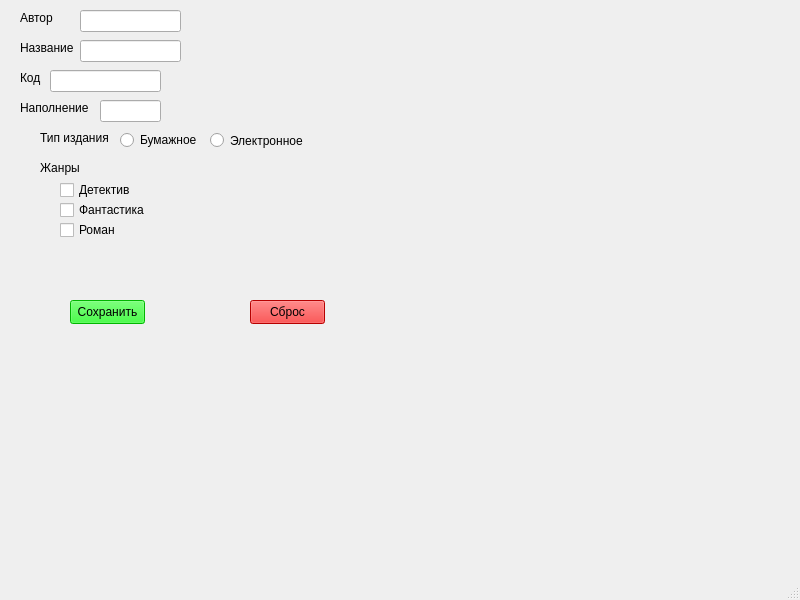
<?xml version="1.0" encoding="UTF-8"?>
<ui version="4.0">
 <class>MainWindow</class>
 <widget class="QMainWindow" name="MainWindow">
  <property name="geometry">
   <rect>
    <x>0</x>
    <y>0</y>
    <width>800</width>
    <height>600</height>
   </rect>
  </property>
  <property name="windowTitle">
   <string>MainWindow</string>
  </property>
  <widget class="QWidget" name="centralwidget">
   <widget class="QLineEdit" name="lineAuthor">
    <property name="geometry">
     <rect>
      <x>80</x>
      <y>10</y>
      <width>101</width>
      <height>22</height>
     </rect>
    </property>
    <property name="text">
     <string/>
    </property>
   </widget>
   <widget class="QLineEdit" name="lineTitle">
    <property name="geometry">
     <rect>
      <x>80</x>
      <y>40</y>
      <width>101</width>
      <height>22</height>
     </rect>
    </property>
    <property name="text">
     <string/>
    </property>
   </widget>
   <widget class="QLineEdit" name="lineCode">
    <property name="geometry">
     <rect>
      <x>50</x>
      <y>70</y>
      <width>111</width>
      <height>22</height>
     </rect>
    </property>
    <property name="text">
     <string/>
    </property>
   </widget>
   <widget class="QLineEdit" name="lineRatio">
    <property name="geometry">
     <rect>
      <x>100</x>
      <y>100</y>
      <width>61</width>
      <height>22</height>
     </rect>
    </property>
    <property name="text">
     <string/>
    </property>
   </widget>
   <widget class="QRadioButton" name="radioPaper">
    <property name="geometry">
     <rect>
      <x>120</x>
      <y>130</y>
      <width>89</width>
      <height>20</height>
     </rect>
    </property>
    <property name="text">
     <string>Бумажное</string>
    </property>
   </widget>
   <widget class="QRadioButton" name="radioElec">
    <property name="geometry">
     <rect>
      <x>210</x>
      <y>130</y>
      <width>101</width>
      <height>21</height>
     </rect>
    </property>
    <property name="text">
     <string>Электронное</string>
    </property>
   </widget>
   <widget class="QCheckBox" name="checkDet">
    <property name="geometry">
     <rect>
      <x>60</x>
      <y>180</y>
      <width>76</width>
      <height>20</height>
     </rect>
    </property>
    <property name="text">
     <string>Детектив</string>
    </property>
   </widget>
   <widget class="QCheckBox" name="checkFan">
    <property name="geometry">
     <rect>
      <x>60</x>
      <y>200</y>
      <width>101</width>
      <height>20</height>
     </rect>
    </property>
    <property name="text">
     <string>Фантастика</string>
    </property>
   </widget>
   <widget class="QCheckBox" name="checkRom">
    <property name="geometry">
     <rect>
      <x>60</x>
      <y>220</y>
      <width>76</width>
      <height>20</height>
     </rect>
    </property>
    <property name="text">
     <string>Роман</string>
    </property>
   </widget>
   <widget class="QPushButton" name="btnSave">
    <property name="geometry">
     <rect>
      <x>70</x>
      <y>300</y>
      <width>75</width>
      <height>24</height>
     </rect>
    </property>
    <property name="styleSheet">
     <string notr="true">background-color: rgb(0, 255, 0);</string>
    </property>
    <property name="text">
     <string>Сохранить</string>
    </property>
   </widget>
   <widget class="QPushButton" name="btnReset">
    <property name="geometry">
     <rect>
      <x>250</x>
      <y>300</y>
      <width>75</width>
      <height>24</height>
     </rect>
    </property>
    <property name="styleSheet">
     <string notr="true">background-color: rgb(255, 0, 0);</string>
    </property>
    <property name="text">
     <string>Сброс</string>
    </property>
   </widget>
   <widget class="QLabel" name="label">
    <property name="geometry">
     <rect>
      <x>40</x>
      <y>130</y>
      <width>81</width>
      <height>16</height>
     </rect>
    </property>
    <property name="text">
     <string>Тип издания</string>
    </property>
   </widget>
   <widget class="QLabel" name="label_2">
    <property name="geometry">
     <rect>
      <x>40</x>
      <y>160</y>
      <width>49</width>
      <height>16</height>
     </rect>
    </property>
    <property name="text">
     <string>Жанры</string>
    </property>
   </widget>
   <widget class="QLabel" name="label_3">
    <property name="geometry">
     <rect>
      <x>20</x>
      <y>10</y>
      <width>49</width>
      <height>16</height>
     </rect>
    </property>
    <property name="text">
     <string>Автор</string>
    </property>
   </widget>
   <widget class="QLabel" name="label_4">
    <property name="geometry">
     <rect>
      <x>20</x>
      <y>40</y>
      <width>61</width>
      <height>16</height>
     </rect>
    </property>
    <property name="text">
     <string>Название</string>
    </property>
   </widget>
   <widget class="QLabel" name="label_5">
    <property name="geometry">
     <rect>
      <x>20</x>
      <y>70</y>
      <width>49</width>
      <height>16</height>
     </rect>
    </property>
    <property name="text">
     <string>Код</string>
    </property>
   </widget>
   <widget class="QLabel" name="label_6">
    <property name="geometry">
     <rect>
      <x>20</x>
      <y>100</y>
      <width>81</width>
      <height>16</height>
     </rect>
    </property>
    <property name="text">
     <string>Наполнение</string>
    </property>
   </widget>
  </widget>
  <widget class="QMenuBar" name="menubar">
   <property name="geometry">
    <rect>
     <x>0</x>
     <y>0</y>
     <width>800</width>
     <height>22</height>
    </rect>
   </property>
  </widget>
  <widget class="QStatusBar" name="statusbar"/>
 </widget>
 <resources/>
 <connections/>
</ui>
